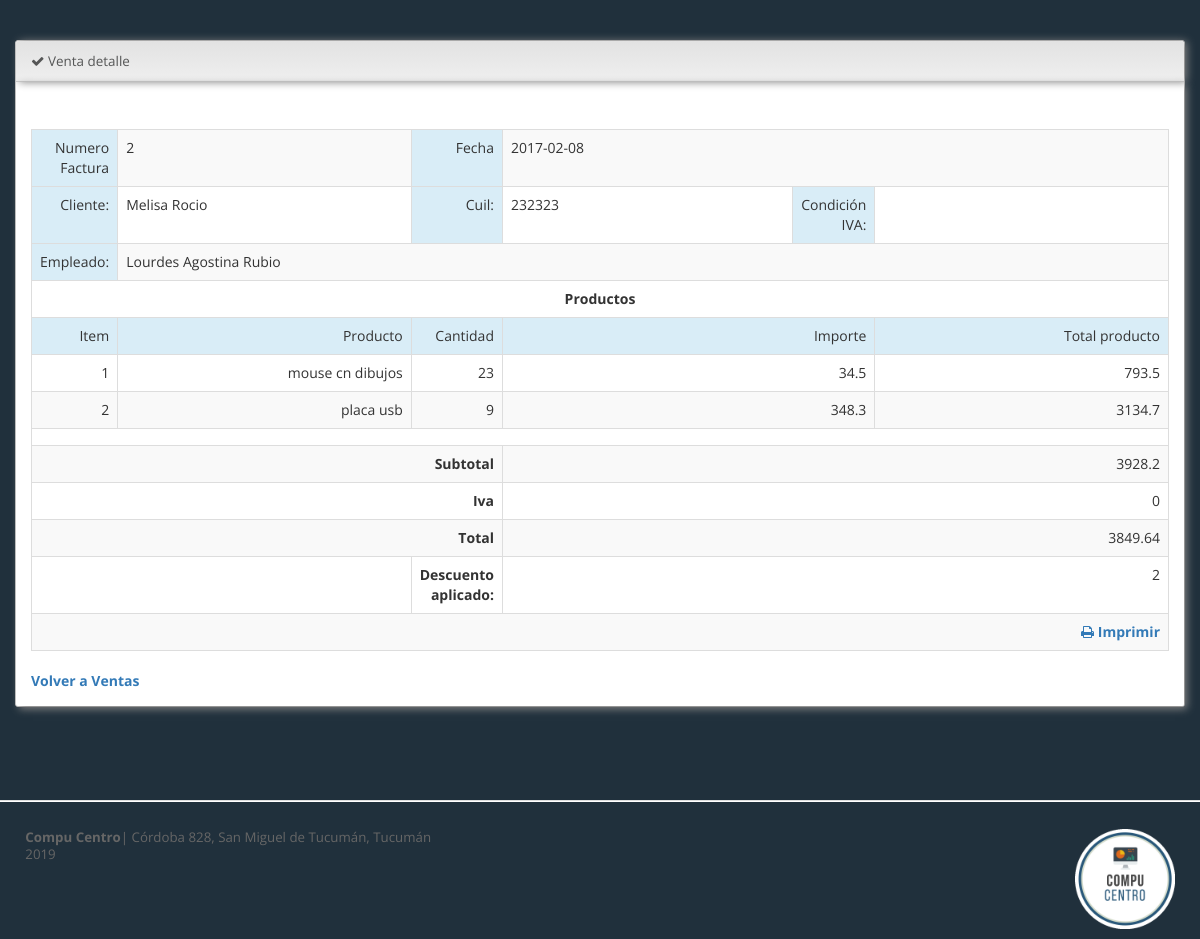
/ver_venta.php?idventa=12&idcliente=5&idempleado=1 (signed in), run on the app's committed database.
### tables this page shows
CREATE TABLE `venta` (
  `idventa` int(11) NOT NULL,
  `fechaventa` date DEFAULT NULL,
  `numerofactura` int(12) NOT NULL,
  `subtotal` float DEFAULT NULL,
  `ivaventa` float DEFAULT NULL,
  `totalventa` float DEFAULT NULL,
  `cliente_idcliente` int(11) DEFAULT NULL,
  `descuentoventa` int(11) DEFAULT NULL,
  `empleado_idempleado` int(11) NOT NULL,
  `cuenta_idcuenta` int(11) DEFAULT NULL,
  `estado` int(11) DEFAULT NULL
);

CREATE TABLE `cliente` (
  `idcliente` int(11) NOT NULL,
  `nombreorsocial` varchar(45) NOT NULL,
  `cuilcliente` varchar(45) NOT NULL,
  `mailcliente` varchar(45) DEFAULT NULL,
  `telefonocliente` varchar(45) DEFAULT NULL,
  `tipo_idtipo` int(11) NOT NULL,
  `direccion_iddireccion` int(11) NOT NULL,
  `estado` int(11) NOT NULL
);

CREATE TABLE `empleado` (
  `idempleado` int(11) NOT NULL,
  `categoriaempleado_idcategoriaempleado` int(11) NOT NULL,
  `nombreempleado` varchar(45) NOT NULL,
  `apellidoempleado` varchar(45) NOT NULL,
  `dniempleado` int(11) NOT NULL,
  `cuilempleado` varchar(45) NOT NULL,
  `estadocivilempleado` varchar(45) DEFAULT NULL,
  `fechanacimientoempleado` date NOT NULL,
  `fechaingresoempleado` date NOT NULL,
  `telefonoempleado` int(11) DEFAULT NULL,
  `horastrabajadas_idhorastrabajadas` int(11) NOT NULL,
  `estado` int(11) NOT NULL,
  `direccion_iddireccion` int(11) NOT NULL
);

CREATE TABLE `lineaventa` (
  `idlineaventa` int(11) NOT NULL,
  `cantidad` float NOT NULL,
  `venta_idventa` int(11) NOT NULL,
  `subtotallineaventa` float NOT NULL,
  `producto_idproducto` int(11) NOT NULL
);

CREATE TABLE `producto` (
  `idproducto` int(11) NOT NULL,
  `nombreproducto` varchar(45) NOT NULL,
  `marca` varchar(45) NOT NULL,
  `talle` varchar(45) NOT NULL,
  `stockproducto` float DEFAULT NULL,
  `porcentajeganancia` float NOT NULL,
  `precioventa` float DEFAULT NULL,
  `preciocompra` float NOT NULL,
  `stockcritico` int(11) NOT NULL,
  `categoriaproducto_idcategoriaproducto` int(11) NOT NULL,
  `estado` int(10) DEFAULT NULL
);

### inc_ventas/inc_detalle_venta.php (the view, shortened to what this page needs)
<?php
	$idventa=$_GET['idventa'];
	$venta="SELECT * FROM venta
	INNER JOIN empleado ON empleado_idempleado=idempleado
	INNER JOIN cliente ON cliente_idcliente=idcliente
	INNER JOIN tipo ON tipo_idtipo=idtipo
	WHERE idventa=$idventa";
	$q_venta=mysql_query($venta);
	$row_venta=mysql_fetch_array($q_venta);
	$q_lineas=mysql_query("SELECT * FROM lineaventa
		INNER JOIN producto ON producto_idproducto=idproducto
		WHERE venta_idventa=$idventa");
 ?>
<body>
<br><br>
<div class=" col-xs-12 col-sm-12 col-md-12 col-lg-12">
    <div class="panel panel-default">
        <p class="panel-heading no-collapse"><i class="fa fa-check" aria-hidden="true"></i>
         Venta detalle</p>
        <div class="panel-body">
            <table class='table table-bordered table-striped'>
				<tr>
					<td class="info" align="right" class="col-xs-3 col-sm-3 col-md-3 col-lg-3"><div align='right'>Numero Factura </div></td>
					<td  align="left" class="col-xs-4 col-sm-4 col-md-4 col-lg-4"><div><?php echo $row_venta['numerofactura']; ?></div></td>
					<td class="info" align="right"><div align='right'>Fecha</div></td>
					<td  align="lef" colspan="3" class="col-xs-4 col-sm-4 col-md-4 col-lg-4"><div><?php echo $row_venta['fechaventa']; ?></div></td>
				</tr>
				<tr>
					<td class="info" ><div align='right'>Cliente: </div></td>
					<td><?php echo $row_venta['nombreorsocial']; ?></td>
					<td class="info"><div align='right'>Cuil: </div></td>
					<td align="lef" colspan="1" class="col-xs-4 col-sm-4 col-md-4 col-lg-4"><?php echo $row_venta['cuilcliente']; ?></td>
					<td class="info"><div align='right'>Condici&oacute;n IVA: </div></td>
					<td align="lef" colspan="1" class="col-xs-4 col-sm-4 col-md-4 col-lg-4"><?php echo $row_venta['tiponoombre']; ?></td>
				</tr>
				<tr>
					<td class="info" ><div class="info" align='right'>Empleado: </div></td>
					<td  colspan="5"><?php echo $row_venta['nombreempleado']; ?> <?php echo $row_venta['apellidoempleado']; ?></td>
				</tr>
				<tr>
					<br>
					<td colspan="6"><div align='center'><strong>Productos</strong></div></td>
				</tr>
				<tr>
					<td class="info" align="right">Item</td>
					<td class="info" align="right">Producto</td>
					<td class="info" align="right">Cantidad</td>
					<td class="info" colspan="2" align="right">Importe</td>
					<td class="info" colspan="2" align="right">Total producto</td>
				</tr>
				<?php
					$i=1;
					while ($row_lineas_m=mysql_fetch_array($q_lineas)) {
						$preciounitario=$row_lineas_m['subtotallineaventa']/$row_lineas_m['cantidad'];
					 ?>
						<tr>
							<td align="right"><?php echo $i ?></td>
							<td align="right"><?php echo $row_lineas_m['nombreproducto'] ?></td>
							<td align="right"><?php echo $row_lineas_m['cantidad'] ?></td>
							<td colspan="2" align="right"><?php echo $preciounitario ?></td>
							<td align="right"><?php echo $row_lineas_m['subtotallineaventa'] ?></td>
						</tr>
					<?php $i++;}
				?>
<td colspan="6"></td>
				 <tr>
				 	<td colspan="3" align="right"><strong>Subtotal</strong></td>
					<td colspan="3" align="right" ><?php echo $row_venta['subtotal']; ?></td>
					</tr>
					<tr>
					<td colspan="3" align='right'><strong>Iva </strong> </td>
					<td colspan="3" align='right'><?php echo $row_venta['ivaventa']; ?></td>
				</tr>
				<tr>
				 	<td colspan="3" align='right'><strong>Total </strong> </td>
					<td colspan="3" align='right'><?php echo $row_venta['totalventa']; ?></td>
				</tr>
				<tr>
				 	<td colspan="2"></td>
					<td align='right'><strong>Descuento aplicado: </strong> </td>
					<td colspan="3" align='right'><?php echo $row_venta['descuentoventa']; ?></td>
				</tr>
				<tr>
				 	<td align="right" colspan="6"><div id="imprimir"><a><i class="fa fa-print" aria-hidden="true">    </i><strong> Imprimir</strong></a></div></td>
				</tr>
	</table>
	<div><a href="historico_ventas.php"><strong>Volver a Ventas</strong></a></div>
        </div>
    </div>
  <?php include 'inc_footer.php'; ?>
</div>
</body>
</html>

### stylesheets/theme.css (style rules this page uses)
body { background: #20303c; background-position: initial initial; background-repeat: initial initial; margin: 0px; padding: 0px; }
body, h1, h2, h3, h4, h5, h6, p, a, .h1, .h2, .h3, .h4, .h5, .h6 { font-family: 'Open Sans', helvetica, arial, sans-serif; }
tr:nth-child(2n+1) { background-color: #F2F2F3; }
.panel { border: 1px solid #ccc; background: white; border-radius: 3px; }
.panel .panel-heading { border-bottom: 1px solid #ccc; border-left: none; color: #555656; display: block; margin-bottom: 0px; text-shadow: none; text-transform: none; font-size: .96em; line-height: 1.5em; background: #b7b3b3; background: -webkit-gradient(linear, left bottom, left top, color-stop(0, #efefef), color-stop(1, #e2e2e2)); background: -ms-linear-gradient(bottom, #efefef, #fafafa); background: -moz-linear-gradient(center bottom, #efefef 0%, #fafafa 100%); background: -o-linear-gradient(bottom, #efefef, #fafafa); filter: progid:dximagetransform.microsoft.gradient(startColorStr='#e3e3e3', EndColorStr='#ffffff'); -ms-filter: "progid:DXImageTransform.Microsoft.gradient(startColorStr='#fafafa',EndColorStr='#efefef')"; box-shadow: 3px 0px 8px grey; }
p.panel-heading, a.panel-heading, .panel-heading a { color: #c5dbce; display: block; outline: none; }
.panel-body { min-height: .25em; box-shadow: 3px 3px 8px grey; }
.panel-body h1, .panel-body h2, .panel-body h3, .panel-body h4, .panel-body h5, .panel-body h6, .panel-body table { margin-top: 12px; }

### data on the page
venta: numerofactura "2", fechaventa "2017-02-08", cliente.nombreorsocial "Melisa Rocio", cliente.cuilcliente "232323", empleado.nombreempleado "Lourdes Agostina", empleado.apellidoempleado "Rubio", subtotal "3928.2", ivaventa "0", totalventa "3849.64", descuentoventa "2"
lineaventa: producto.nombreproducto "mouse cn dibujos", cantidad "23", preciounitario "34.5", subtotallineaventa "793.5"
lineaventa: producto.nombreproducto "placa usb", cantidad "9", preciounitario "348.3", subtotallineaventa "3134.7"
